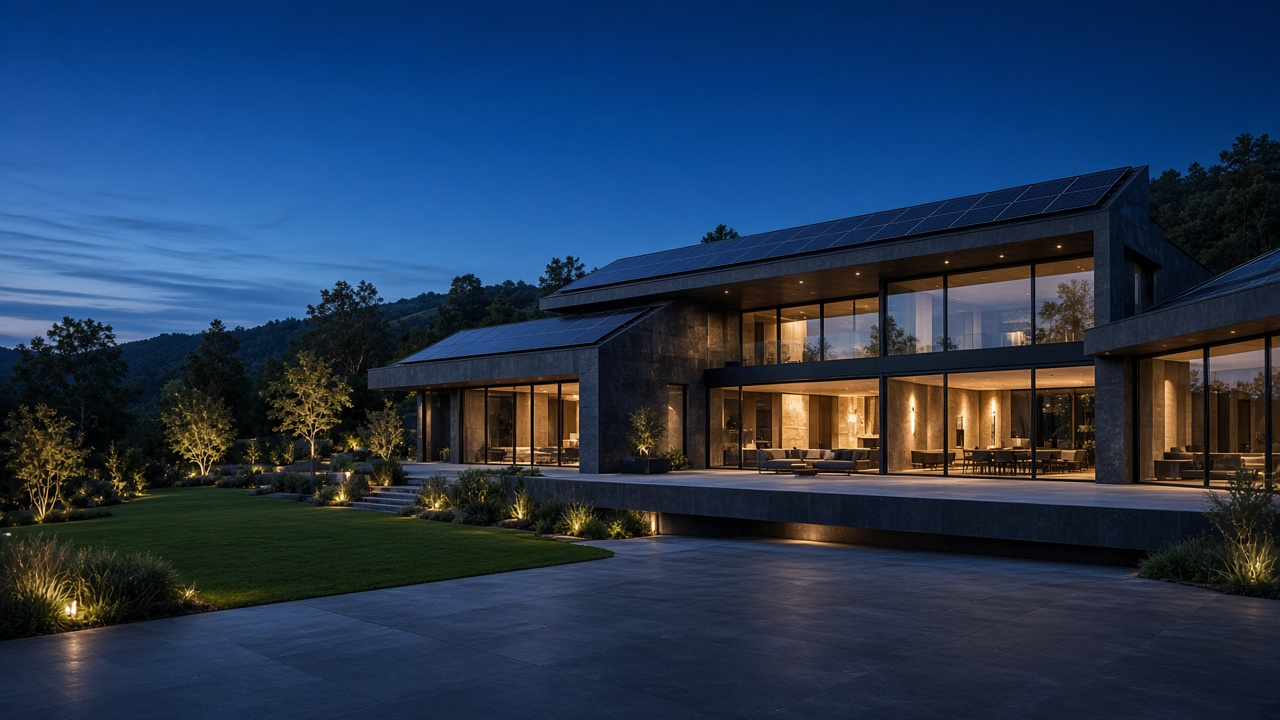
#> input picture docs/design/tesla-volt/photos/photo-hero-house-only.png, 1280 x 720 px; its folder holds 6 pictures in this run; the run also reads 3 pictures not shown here
$ python render_mockups.py
#> lines starting #> are read from the running program, lines starting #| are printed output that depends on the picture
#!/usr/bin/env python3
"""Tesla Volt — static PNG landing mockups. Design boards only, not a website."""

from __future__ import annotations

import math
from pathlib import Path

from PIL import Image, ImageDraw, ImageFilter, ImageFont

ROOT = Path(__file__).resolve().parent
PHOTOS = ROOT / "photos"
FONTS = ROOT / "fonts"
OUT = ROOT / "screens"
INTER = Path("/usr/share/fonts/truetype/macos")

W, H = 1920, 1080
PAD = 96
CONTENT = W - PAD * 2
HEADER_H = 80

BG = (11, 13, 16, 255)
BG_SOFT = (16, 18, 22, 255)
SURFACE = (22, 25, 31, 230)
SURFACE_SOLID = (20, 23, 28, 255)
TEXT = (246, 247, 248, 255)
MUTED = (156, 163, 173, 255)
MUTED2 = (108, 116, 126, 255)
GOLD = (230, 195, 74, 255)
GOLD_DIM = (184, 154, 52, 255)
LINE = (255, 255, 255, 28)
WHITE = (255, 255, 255, 255)


def font(name: str, size: int) -> ImageFont.FreeTypeFont:
    if name.startswith("U"):
        path = FONTS / {
            "U": "Unbounded-Regular.ttf",
            "UM": "Unbounded-Medium.ttf",
            "USB": "Unbounded-SemiBold.ttf",
            "UB": "Unbounded-Bold.ttf",
            "UL": "Unbounded-Light.ttf",
        }[name]
    else:
        path = INTER / {
            "R": "Inter-Regular.ttf",
            "M": "Inter-Medium.ttf",
            "SB": "Inter-SemiBold.ttf",
            "B": "Inter-Bold.ttf",
        }[name]
    return ImageFont.truetype(str(path), size)


def photo(name: str) -> Image.Image:
    return Image.open(PHOTOS / name).convert("RGBA")


def cover(img: Image.Image, w: int, h: int) -> Image.Image:
    iw, ih = img.size
    scale = max(w / iw, h / ih)
    nw, nh = int(iw * scale) + 1, int(ih * scale) + 1
    img = img.resize((nw, nh), Image.Resampling.LANCZOS)
    left, top = (nw - w) // 2, (nh - h) // 2
    return img.crop((left, top, left + w, top + h))


def new_canvas(color: tuple[int, int, int, int] = BG) -> Image.Image:
    return Image.new("RGBA", (W, H), color)


def overlay(base: Image.Image) -> tuple[Image.Image, ImageDraw.ImageDraw]:
    layer = Image.new("RGBA", base.size, (0, 0, 0, 0))
    return layer, ImageDraw.Draw(layer)


def apply(base: Image.Image, layer: Image.Image) -> Image.Image:
    return Image.alpha_composite(base, layer)


def rounded_mask(size: tuple[int, int], radius: int) -> Image.Image:
    m = Image.new("L", size, 0)
    ImageDraw.Draw(m).rounded_rectangle((0, 0, size[0] - 1, size[1] - 1), radius, fill=255)
    return m


def paste_round(base: Image.Image, img: Image.Image, box: tuple[int, int, int, int], radius: int) -> None:
    x0, y0, x1, y1 = box
    cropped = cover(img, x1 - x0, y1 - y0)
    mask = rounded_mask(cropped.size, radius)
    base.paste(cropped, (x0, y0), mask)


def shadow(base: Image.Image, box: tuple[int, int, int, int], radius: int = 18, blur: int = 18, alpha: int = 90, dy: int = 10) -> Image.Image:
    layer = Image.new("RGBA", base.size, (0, 0, 0, 0))
    d = ImageDraw.Draw(layer)
    x0, y0, x1, y1 = box
    d.rounded_rectangle((x0, y0 + dy, x1, y1 + dy), radius, fill=(0, 0, 0, alpha))
    return apply(base, layer.filter(ImageFilter.GaussianBlur(blur)))


def glass(base: Image.Image, box: tuple[int, int, int, int], radius: int = 18, fill: tuple[int, int, int, int] = (18, 20, 24, 168), stroke: tuple[int, int, int, int] = LINE) -> Image.Image:
    layer, d = overlay(base)
    d.rounded_rectangle(box, radius, fill=fill, outline=stroke, width=1)
    return apply(base, layer)


def rect(base: Image.Image, box: tuple[int, int, int, int], fill: tuple[int, int, int, int], radius: int = 0, stroke: tuple[int, int, int, int] | None = None, width: int = 1) -> Image.Image:
    layer, d = overlay(base)
    if radius:
        d.rounded_rectangle(box, radius, fill=fill, outline=stroke, width=width)
    else:
        d.rectangle(box, fill=fill, outline=stroke, width=width)
    return apply(base, layer)


def line(base: Image.Image, a: tuple[int, int], b: tuple[int, int], fill: tuple[int, int, int, int] = LINE, width: int = 1) -> Image.Image:
    layer, d = overlay(base)
    d.line((a, b), fill=fill, width=width)
    return apply(base, layer)


def text(
    base: Image.Image,
    xy: tuple[float, float],
    value: str,
    fnt: ImageFont.FreeTypeFont,
    fill: tuple[int, int, int, int] = TEXT,
    anchor: str = "lt",
    tracking: float = 0,
) -> Image.Image:
    layer, d = overlay(base)
    if not tracking:
        d.text(xy, value, font=fnt, fill=fill, anchor=anchor)
        return apply(base, layer)
    chars = list(value)
    widths = [fnt.getlength(ch) + tracking for ch in chars]
    total = sum(widths) - tracking
    x, y = xy
    if "m" in anchor:
        x -= total / 2
    elif "r" in anchor:
        x -= total
    ax = "lm" if "m" in anchor and "t" not in anchor and "b" not in anchor else (
        "lb" if "b" in anchor else "lt"
    )
    cursor = x
    for ch, wch in zip(chars, widths):
        d.text((cursor, y), ch, font=fnt, fill=fill, anchor=ax[0] + ax[1])
        cursor += wch
    return apply(base, layer)


def text_width(value: str, fnt: ImageFont.FreeTypeFont, tracking: float = 0) -> float:
    if not tracking:
        return fnt.getlength(value)
    return sum(fnt.getlength(ch) + tracking for ch in value) - tracking


def wrap(value: str, fnt: ImageFont.FreeTypeFont, max_w: float) -> list[str]:
    words = value.split()
    lines: list[str] = []
    cur = ""
    for word in words:
        test = (cur + " " + word).strip()
        if fnt.getlength(test) <= max_w:
            cur = test
        else:
            if cur:
                lines.append(cur)
            cur = word
    if cur:
        lines.append(cur)
    return lines


def multiline(
    base: Image.Image,
    xy: tuple[int, int],
    value: str,
    fnt: ImageFont.FreeTypeFont,
    fill: tuple[int, int, int, int],
    max_w: float,
    leading: float,
) -> tuple[Image.Image, int]:
    x, y = xy
    lines = wrap(value, fnt, max_w)
    for i, ln in enumerate(lines):
        base = text(base, (x, y + int(i * leading)), ln, fnt, fill)
    return base, y + int(len(lines) * leading)


def gradient(size: tuple[int, int], left: tuple[int, int, int, int], right: tuple[int, int, int, int], vertical: bool = False) -> Image.Image:
    w, h = size
    img = Image.new("RGBA", size, (0, 0, 0, 0))
    px = img.load()
    steps = h if vertical else w
    for i in range(steps):
        t = i / max(steps - 1, 1)
        col = tuple(int(left[c] + (right[c] - left[c]) * t) for c in range(4))
        if vertical:
            for x in range(w):
                px[x, i] = col
        else:
            for y in range(h):
                px[i, y] = col
    return img


def draw_logo(base: Image.Image, xy: tuple[int, int], size: int = 36, with_word: bool = True) -> Image.Image:
    x, y = xy
    layer, d = overlay(base)
    pad = 1
    d.rounded_rectangle((x, y, x + size, y + size), radius=size * 0.28, outline=GOLD, width=2)
    cx, cy = x + size / 2, y + size * 0.46
    r = size * 0.28
    d.arc((cx - r, cy - r, cx + r, cy + r), 200, 340, fill=GOLD, width=2)
    bar_w = max(2, int(size * 0.07))
    d.rounded_rectangle((cx - bar_w / 2, y + size * 0.42, cx + bar_w / 2, y + size * 0.78), 1, fill=GOLD)
    base = apply(base, layer)
    if with_word:
        base = text(base, (x + size + 12, y + size / 2 - 1), "TESLA VOLT", font("SB", 15), TEXT, anchor="lm", tracking=1.6)
    return base


def button(
    base: Image.Image,
    xy: tuple[int, int],
    label: str,
    primary: bool = True,
    pad_x: int = 22,
    h: int = 46,
) -> tuple[Image.Image, int]:
    fnt = font("M", 14)
    tw = fnt.getlength(label)
    bw = int(tw + pad_x * 2)
    x, y = xy
    if primary:
        base = rect(base, (x, y, x + bw, y + h), GOLD, radius=24)
        base = text(base, (x + bw / 2, y + h / 2), label, fnt, (20, 16, 6, 255), anchor="mm")
    else:
        base = rect(base, (x, y, x + bw, y + h), (255, 255, 255, 10), radius=24, stroke=(255, 255, 255, 46))
        base = text(base, (x + bw / 2, y + h / 2), label, fnt, TEXT, anchor="mm")
    return base, bw


def header(base: Image.Image, active: str | None = None, ghost: bool = False) -> Image.Image:
    if ghost:
        fade = gradient((W, HEADER_H + 40), (11, 13, 16, 160), (11, 13, 16, 0), vertical=True)
        base.paste(fade, (0, 0), fade)
    else:
        base = rect(base, (0, 0, W, HEADER_H), (11, 13, 16, 230))
        base = line(base, (0, HEADER_H), (W, HEADER_H), (255, 255, 255, 18))
    base = draw_logo(base, (PAD, 22), 36)
    links = ["Решения", "Система", "Проекты", "Процесс", "Контакты"]
    fnt = font("M", 14)
    x = 430
    for name in links:
        fill = TEXT if name == active else MUTED
        base = text(base, (x, HEADER_H / 2), name, fnt, fill, anchor="lm")
        x += text_width(name, fnt) + 36
    label = "Рассчитать проект"
    bw = int(font("M", 14).getlength(label) + 44)
    base, _ = button(base, (W - PAD - bw, 17), label, True, pad_x=22, h=46)
    return base


def eyebrow(base: Image.Image, xy: tuple[int, int], value: str) -> Image.Image:
    x, y = xy
    layer, d = overlay(base)
    d.ellipse((x, y + 4, x + 7, y + 11), fill=GOLD)
    base = apply(base, layer)
    return text(base, (x + 16, y), value.upper(), font("M", 12), GOLD, tracking=2.4)


def save(img: Image.Image, name: str) -> Path:
    OUT.mkdir(parents=True, exist_ok=True)
    path = OUT / name
    img.convert("RGB").save(path, "PNG", optimize=True)
    print("wrote", path)
    return path


def screen_hero() -> Image.Image:
    img = cover(photo("photo-hero-house-only.png"), W, H)
    left = gradient((1100, H), (8, 9, 11, 210), (8, 9, 11, 0))
    img.paste(left, (0, 0), left)
    bottom = gradient((W, 280), (8, 9, 11, 0), (8, 9, 11, 170), vertical=True)
    img.paste(bottom, (0, H - 280), bottom)
    img = header(img, ghost=True)
    img = eyebrow(img, (PAD, 250), "Инженерная компания")
    img = text(img, (PAD, 300), "Энергия вашего дома.", font("UL", 56), TEXT)
    img = text(img, (PAD, 376), "Полностью под контролем.", font("UM", 56), TEXT)
    img, _ = multiline(
        img,
        (PAD, 470),
        "Проектируем и устанавливаем солнечные электростанции, системы бесперебойного питания и Умный дом под ключ.",
        font("R", 18),
        MUTED,
        620,
        28,
    )
    img, bw = button(img, (PAD, 560), "Рассчитать проект", True, pad_x=26, h=50)
    img, _ = button(img, (PAD + bw + 14, 560), "Посмотреть решения", False, pad_x=26, h=50)

    chips = [("Автономия", "объект работает независимо"), ("Резерв 24/7", "питание без перерывов"), ("Под ключ", "от расчёта до запуска")]
    panel_y = 930
    img = glass(img, (PAD, panel_y, W - PAD, 1044), 20, (12, 14, 17, 150), (255, 255, 255, 32))
    slot = CONTENT // 3
    for i, (title, sub) in enumerate(chips):
        x = PAD + 36 + i * slot
        layer, d = overlay(img)
        d.ellipse((x, panel_y + 38, x + 8, panel_y + 46), fill=GOLD)
        img = apply(img, layer)
        img = text(img, (x + 20, panel_y + 30), title, font("M", 16), TEXT)
        img = text(img, (x + 20, panel_y + 56), sub, font("R", 13), MUTED)
        if i < 2:
            img = line(img, (PAD + (i + 1) * slot, panel_y + 28), (PAD + (i + 1) * slot, panel_y + 90), (255, 255, 255, 22))
    return img


def screen_solutions() -> Image.Image:
    img = new_canvas()
    img = header(img, "Решения")
    img = eyebrow(img, (PAD, 118), "Направления")
    img = text(img, (PAD, 150), "Решения Tesla Volt", font("UM", 40), TEXT)
    img = text(img, (PAD, 208), "Инженерные системы для частных и коммерческих объектов.", font("R", 17), MUTED)

    cards = [
        ("photo-solar-roof.png", "01", "Солнечные электростанции", "Проектирование и монтаж автономных и гибридных станций под архитектуру объекта."),
        ("photo-ups-equipment.png", "02", "ИБП и резервное питание", "Бесперебойное питание дома, офиса или ресторана при отключении сети."),
        ("photo-battery-room.png", "03", "Системы хранения энергии", "Аккумуляторные массивы, которые держат резерв и сглаживают пики потребления."),
        ("photo-interior-evening.png", "04", "Умный дом", "Освещение, климат, безопасность и энергия в одном спокойном интерфейсе."),
        ("photo-premium-estate.png", "05", "Комплексные решения", "Солнце, резерв, хранение и автоматизация — одна система под ключ."),
    ]

    # 3 + 2
    gap = 20
    top_w = (CONTENT - gap * 2) // 3
    top_h = 430
    y0 = 270
    for i, (ph, num, title, desc) in enumerate(cards[:3]):
        x = PAD + i * (top_w + gap)
        box = (x, y0, x + top_w, y0 + top_h)
        img = shadow(img, box, 18, 16, 80, 8)
        paste_round(img, photo(ph), (x, y0, x + top_w, y0 + 230), 18)
        # square the photo top corners only by overlaying bottom card body
        img = rect(img, (x, y0 + 210, x + top_w, y0 + top_h), SURFACE_SOLID, radius=18)
        img = rect(img, (x, y0 + 210, x + top_w, y0 + 228), SURFACE_SOLID, radius=0)
        img = text(img, (x + 24, y0 + 236), num, font("M", 12), GOLD, tracking=1.5)
        img = text(img, (x + 24, y0 + 262), title, font("SB", 18), TEXT)
        img, _ = multiline(img, (x + 24, y0 + 300), desc, font("R", 14), MUTED, top_w - 48, 22)

    bot_w = (CONTENT - gap) // 2
    bot_h = 250
    y1 = y0 + top_h + 20
    for i, (ph, num, title, desc) in enumerate(cards[3:]):
        x = PAD + i * (bot_w + gap)
        box = (x, y1, x + bot_w, y1 + bot_h)
        img = shadow(img, box, 18, 16, 70, 8)
        img = rect(img, box, SURFACE_SOLID, radius=18)
        paste_round(img, photo(ph), (x + 16, y1 + 16, x + 250, y1 + bot_h - 16), 14)
        tx = x + 274
        img = text(img, (tx, y1 + 40), num, font("M", 12), GOLD, tracking=1.5)
        img = text(img, (tx, y1 + 72), title, font("SB", 22), TEXT)
        img, _ = multiline(img, (tx, y1 + 116), desc, font("R", 15), MUTED, bot_w - 300, 24)
    return img


# [376 lines left out: functions screen_numbers, _node_icon, screen_system, _mini_chart, screen_smarthome, screen_projects and 5 more, not called in this run]


def screen_logo() -> Image.Image:
    img = Image.new("RGBA", (1600, 1000), BG)
    img = draw_logo(img, (1600 // 2 - 18, 280), 72, with_word=False)
    img = text(img, (800, 400), "TESLA VOLT", font("USB", 42), TEXT, anchor="mt", tracking=6)
    img = text(img, (800, 460), "ENERGY ENGINEERING", font("M", 14), GOLD, anchor="mt", tracking=4)
    img = text(img, (800, 560), "Самостоятельный знак: дуга солнца и вертикаль напряжения.", font("R", 16), MUTED, anchor="mt")
    img = text(img, (800, 594), "Не использует эмблему и фирменный стиль Tesla Inc.", font("R", 16), MUTED2, anchor="mt")
    swatches = [(BG, "Graphite"), ((20, 23, 28, 255), "Panel"), (TEXT, "White"), (GOLD, "Solar gold")]
    x = 430
    for color, name in swatches:
        img = rect(img, (x, 700, x + 150, 820), color, radius=12, stroke=LINE)
        img = text(img, (x + 75, 850), name, font("R", 13), MUTED, anchor="mt")
        x += 190
    # expand to 1920x1080 board
    board = new_canvas()
    board.paste(img, ((W - 1600) // 2, (H - 1000) // 2), img)
    return board


# [71 lines left out: functions screen_hero_mobile, screen_contacts_mobile, not called in this run]


def main() -> None:
    OUT.mkdir(parents=True, exist_ok=True)
    jobs = [
        ("00-brand.png", screen_logo),
        ("01-hero.png", screen_hero),
        ("02-solutions.png", screen_solutions),
        ("03-numbers.png", screen_numbers),
        ("04-system.png", screen_system),
        ("05-smarthome.png", screen_smarthome),
        ("06-projects.png", screen_projects),
        ("07-why.png", screen_why),
        ("08-process.png", screen_process),
        ("09-cta.png", screen_cta),
        ("10-contacts.png", screen_contacts),
        ("11-hero-mobile.png", screen_hero_mobile),
        ("12-contacts-mobile.png", screen_contacts_mobile),
    ]
    for name, fn in jobs:
        save(fn(), name)
#> this loop made 3 passes
#> pass 1, in screen_logo, `img = Image.new("RGBA", (1600, 1000), BG)`:
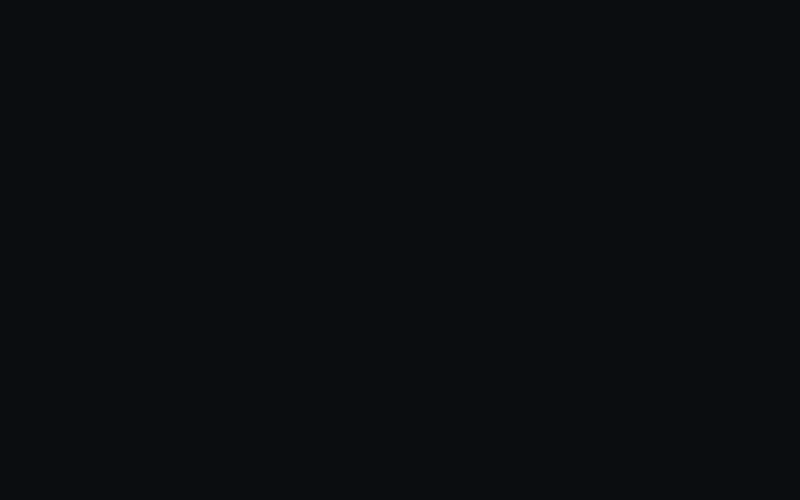
#> img: PIL image 1600x1000 RGBA (shown at 1/2 size); mean R, G, B, A 11, 13, 16, 255
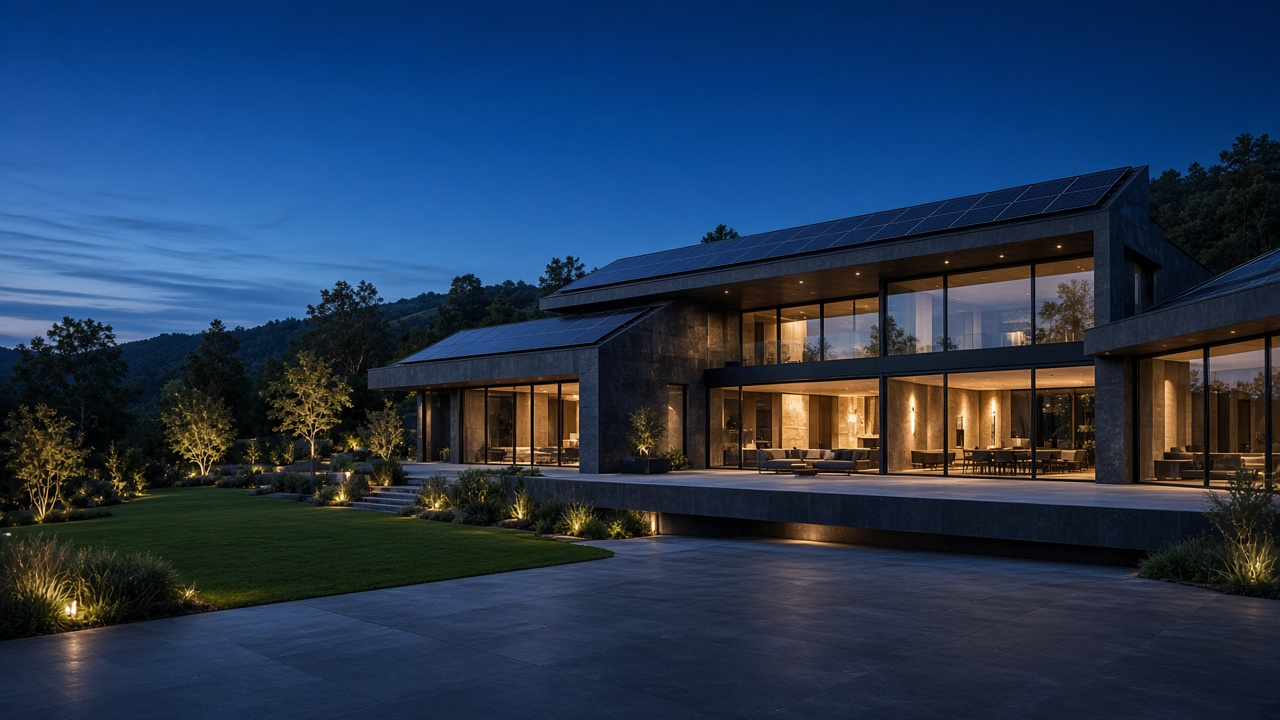
#> input picture docs/design/tesla-volt/photos/photo-hero-house-only.png, 1280 x 720 px


if __name__ == "__main__":
#> (the run stopped early here; a loop or call above may not have finished)
